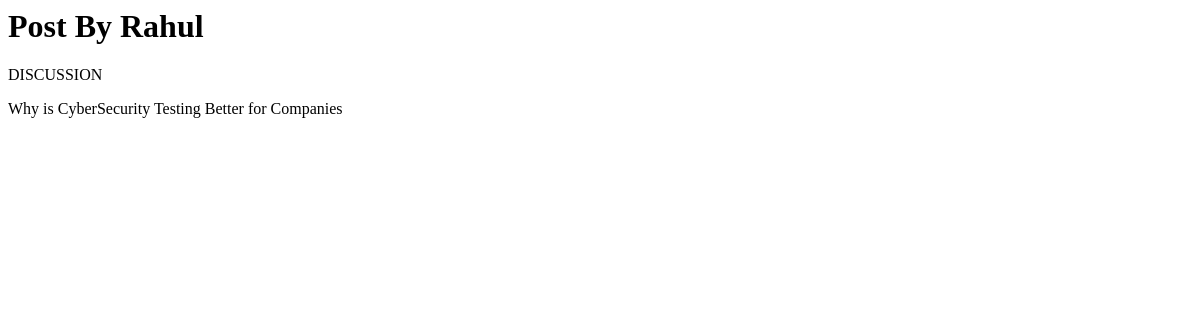
/view_post/project/1/1, run on an earlier commit of the app's database.
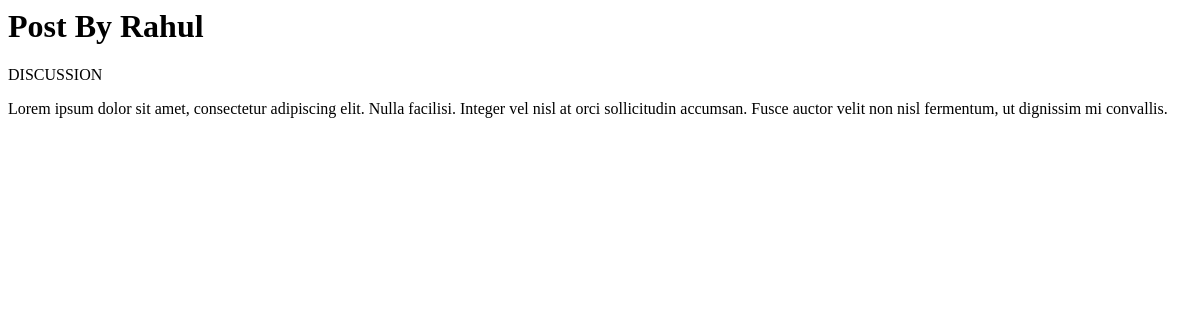
And on a later commit of the database.
### base/models.py (models this page shows, shortened)
class ProjectPost(models.Model):
    poster = models.ForeignKey(HunterProfile , on_delete=models.SET_NULL , null=True)
    project = models.ForeignKey(Project , on_delete=models.SET_NULL , null=True)
    image = models.ImageField(upload_to="posts/" , blank=True , null=True)
    text = models.TextField(null=False , blank=False)
    class Post_Type(models.TextChoices):
        DISCUSSION = "DISCUSSION"
        BUG = "BUG"
    post_type = models.CharField(max_length=60 , choices=Post_Type.choices , default=Post_Type.DISCUSSION)
    created = models.DateTimeField(auto_now_add=True)

class HunterProfile(models.Model):
    profile_image = models.ImageField(upload_to='pfp/hunter/' , null=True)
    user=models.OneToOneField(EmailUser , on_delete=models.SET_NULL , null=True)
    name=models.CharField(max_length=200 , null=False , blank=False)
    description=models.TextField(null=True , blank=True)
    education=models.TextField(null=True , blank=True)
    rating = models.DecimalField(default=5.000 , max_digits=10 , decimal_places=3, validators=[MinValueValidator(5.000), MaxValueValidator(10.000)])
    rating_last_edited = models.DateTimeField(null=True , blank=True)
    bugs_found = models.IntegerField(default=0 , validators=[MinValueValidator(0)])
    rewards_earned = models.DecimalField(max_digits=10 , decimal_places=2, default=0.00 , validators=[MinValueValidator(0)])
    last_active = models.DateTimeField(auto_now=True)
    created = models.DateTimeField(auto_now_add=True)

### base/views.py (the view)
# urls.py: path("view_post/project/<int:project_id>/<int:post_id>" , views.project_post_page , name="view_post"),
def project_post_page(request , project_id , post_id):
    project = get_object_or_404(Project , id=project_id)
    post = get_object_or_404(ProjectPost , id=post_id)
    context ={
        "post": post,
        "project": project
    }
    return render(request , "base/post_detail.html" , context)

### base/templates/base/post_detail.html
<h1>Post By {{post.poster.name}}</h1>
<p>{{post.post_type}}</p>
<p>{{post.text}}</p>

What changed in the data, as far as the page shows it:
changed ProjectPost "DISCUSSION": text "Why is CyberSecurity Testing Better for Companies" → "Lorem ipsum dolor sit amet, consectetur adipiscing elit. Nulla facilisi. Integer vel nisl at orci sollicitudin accumsan. Fusce auctor velit non nisl fermentum, ut dignissim mi convallis."
